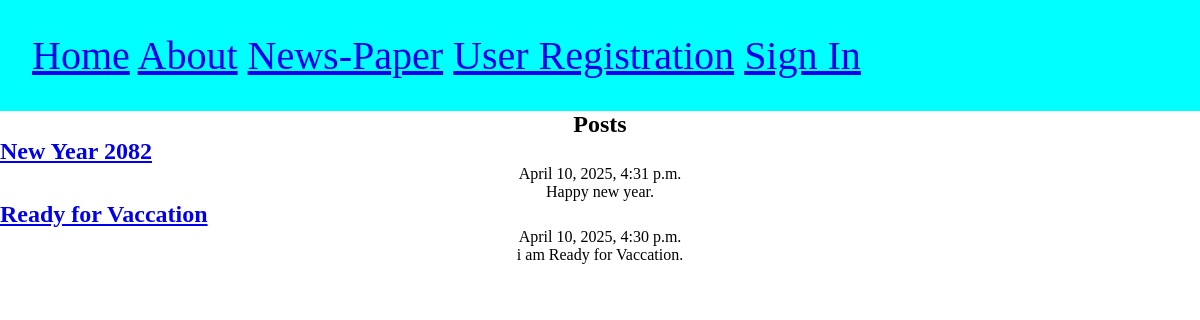
/posts/, run on the app's committed database.
### posts/models.py (models this page shows)
class Post(models.Model):
    title = models.CharField(max_length=75)
    body = models.TextField()
    slug = models.SlugField()
    date = models.DateTimeField(auto_now_add=True)
    banner = models.ImageField(default='fallback.png', blank=True)

### posts/views.py (the view)
# urls.py: path('',views.posts_list, name="list"),
def posts_list(request):
    posts = Post.objects.all().order_by('-date')
    return render(request, 'posts/posts_list.html', {'posts': posts})

### posts/templates/posts/posts_list.html (shortened to what this page needs)
{% extends 'layout.html' %}
{% block content %}
<section>
    <h1> Posts </h1>
{% for post in posts %}
<article class="post">
    <h2>
        <a href="{% url 'posts:page' slug=post.slug %}">
         {{post.title}}
        </a>
    </h2>
    <p>{{post.date}}</p>
    <p>{{post.body}}</p>
</article>
{% endfor %}
</section>
{% endblock %}

### static/css/style.css (style rules this page uses)
* { margin:0; padding: 0; box-sizing: border-box; }
h1, p { text-align: center; }

### data on the page
Post: title "New Year 2082", date "April 10, 2025, 4:31 p.m.", body "Happy new year."
Post: title "Ready for Vaccation", date "April 10, 2025, 4:30 p.m.", body "i am Ready for Vaccation."
